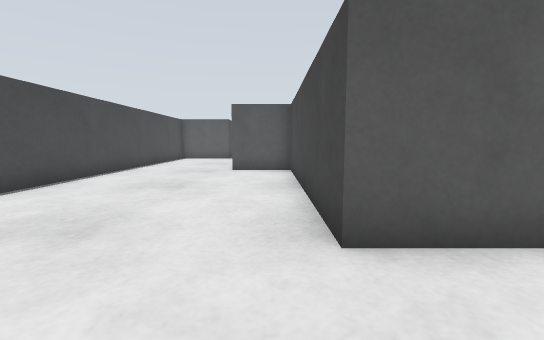
View 1 (above)

16 first-person views from a walk through a Gazebo world. The camera is 0.22 m above the floor, tilts 6° down and sees 90° across. The floor is counted in squares, 0.2 m on a side. Each view is taken from the middle of a square. On the plan, view 1 faces up. The plan holds only what a view shows up to about 12 squares ahead; the rest is blank. The place goes on beyond the plan.

View 2
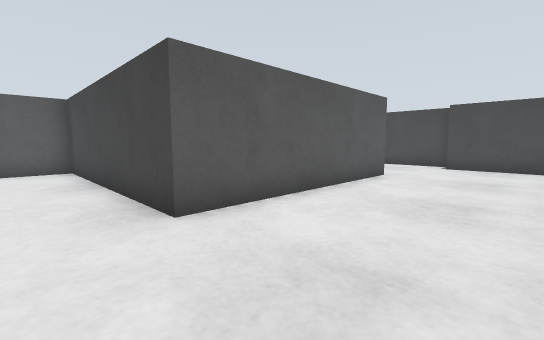

View 3
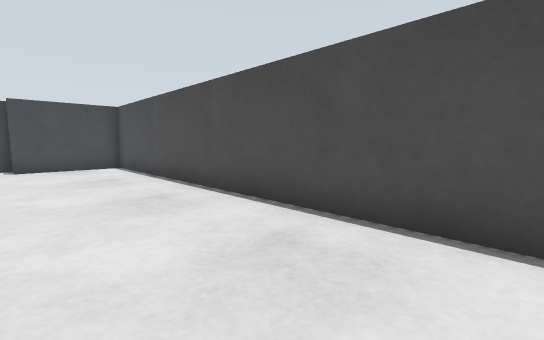

View 4
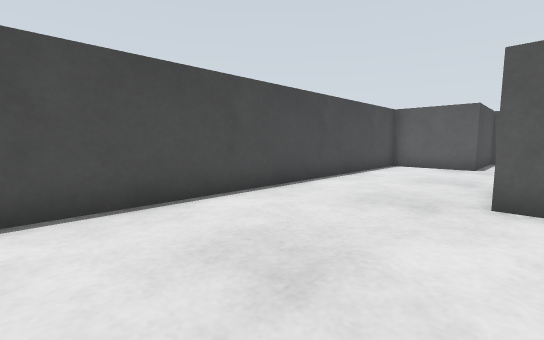

View 5
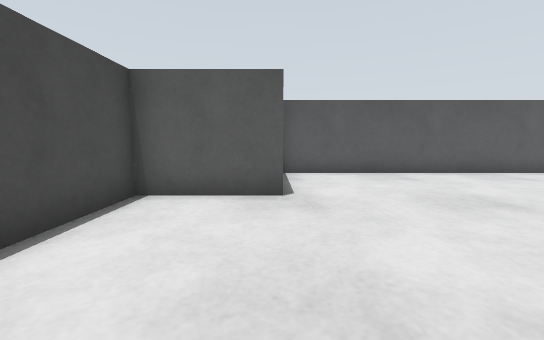

View 6
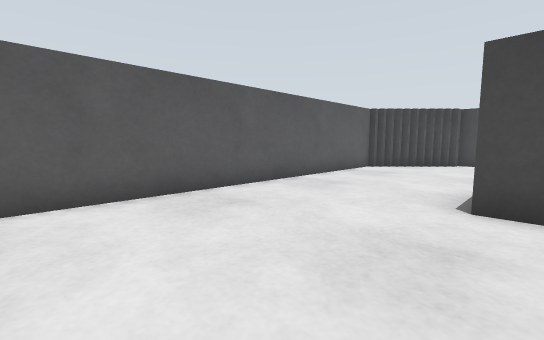

View 7
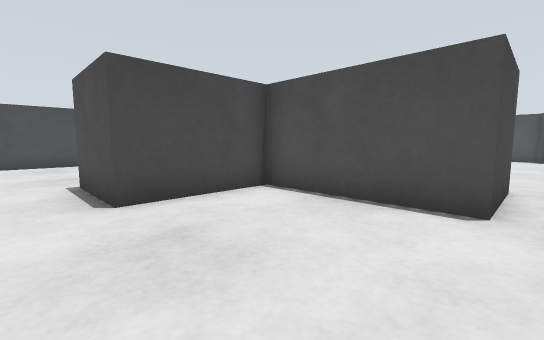

View 8
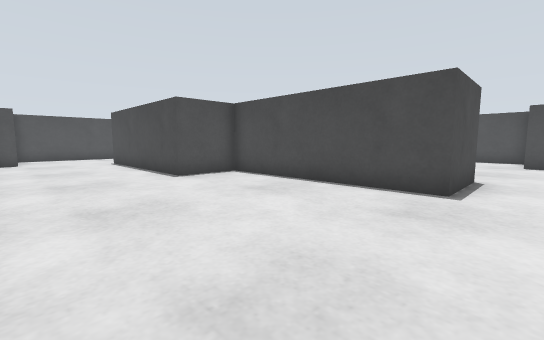

View 9
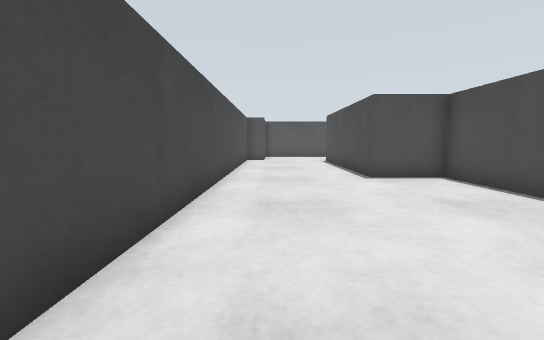

View 10
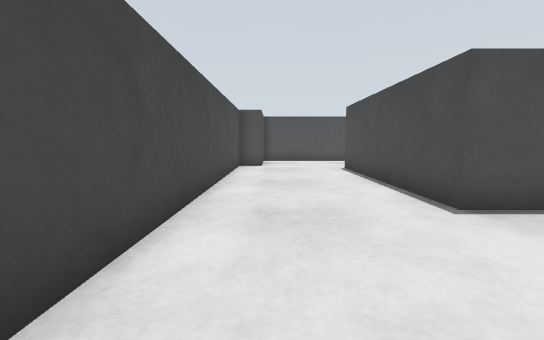

View 11
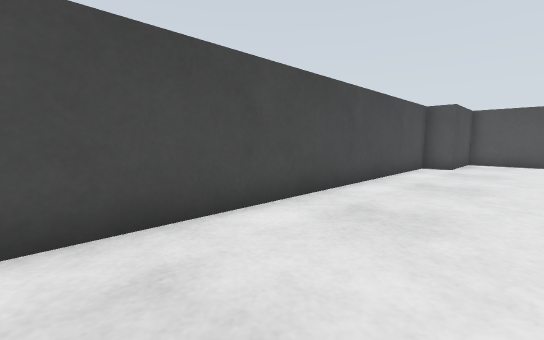

View 12
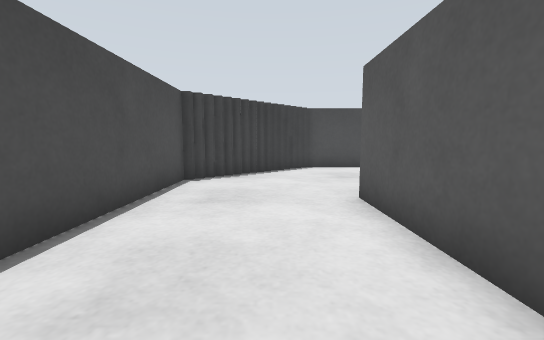

View 13
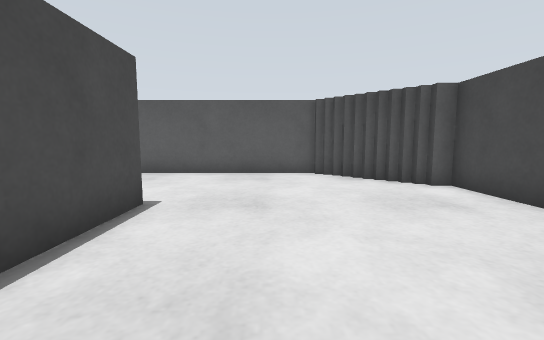

View 14
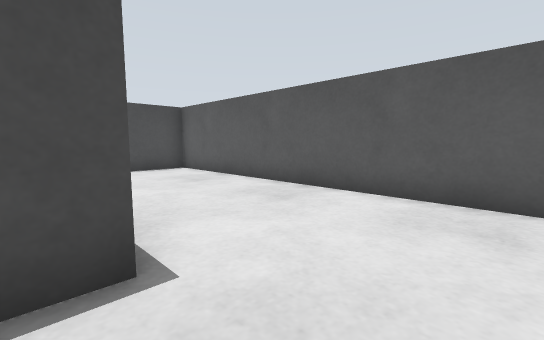

View 15
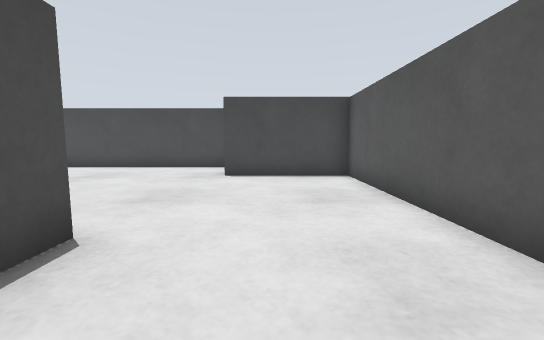

View 16
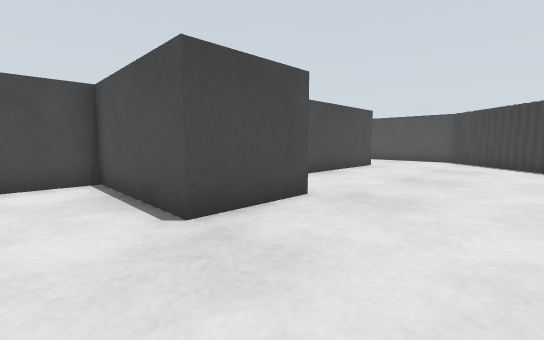

### Floor plan
Points are (right, up) in squares from view 1. A wall is a line through its corners. A room is listed if a view was taken in it or the views show most of it. See-through windows are left out.
Room 1 (views 1, 2, 3, 4, 5, 6, 7, 8, 9, 10, 11, 12, 13, 14, 15, 16)
walls: (8, 9.7) (8, 2.7) (0.7, 2.7) (0.7, 10.5) (-1.5, 10.5) (-1.5, 13.2) (3, 13.2) (3, 16.7) (5.7, 16.7) (5.7, 9.7) (8, 9.7); (9.5, 21.5) (-2.8, 21.5) (-2.8, 17.5) (-5.8, 17.5) (-5.8, 2.5); (-1.9, -1.5) (11.5, -1.5) (11.5, 1.7) (12.5, 1.7) (12.5, 18.7) (11.9, 18.7)

Positions as (right, up) in squares from view 1, and headings:
1: (0, 0), facing up
2: (-1, -1), facing up-right
3: (-1, 2), facing down-right
4: (-1, 5), facing up-left
5: (-3, 12), facing up
6: (-2, 16), facing up-right
7: (-2, 18), facing down-right
8: (12, 18), facing down-left
9: (11, 18), facing down
10: (11, 14), facing down
11: (9, 14), facing down-right
12: (6, 1), facing left
13: (8, 12), facing up
14: (8, 16), facing up-left
15: (6, 19), facing left
16: (-5, 15), facing down-right
